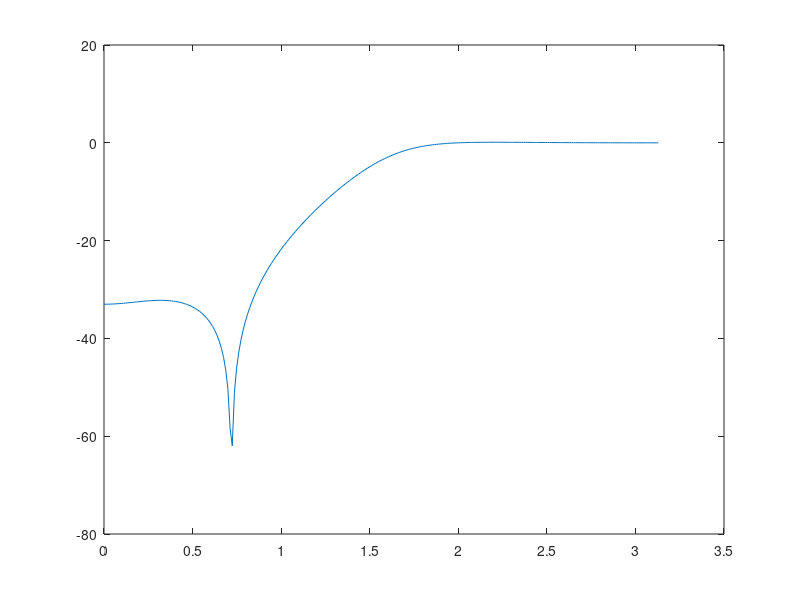

This figure's MATLAB source:
%b1 0.2209 b2...
b = [0.2209 -0.485 0.4503 -0.1527];
a = [1 0.0889 0.4039 0.0053];
[H,W]=freqz(b,a, 256); %returns N-point complex frequency response vector H and N-point frequency vector W in radians
plot(W,20*log10(abs(H))); %Plotting frequency vs amplitude



